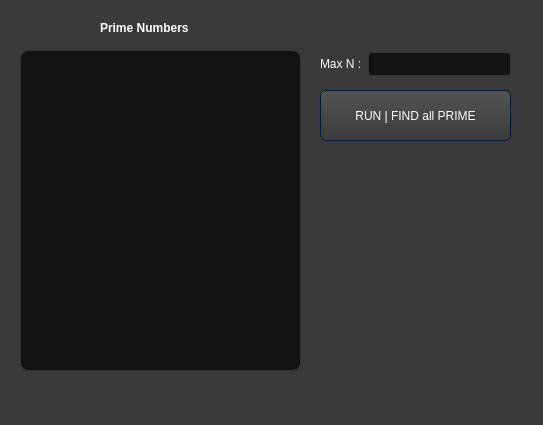
<?xml version="1.0" encoding="UTF-8"?>
<ui version="4.0">
 <class>MainWindow</class>
 <widget class="QMainWindow" name="MainWindow">
  <property name="geometry">
   <rect>
    <x>0</x>
    <y>0</y>
    <width>543</width>
    <height>425</height>
   </rect>
  </property>
  <property name="windowTitle">
   <string>MainWindow</string>
  </property>
  <property name="styleSheet">
   <string notr="true">/*-----QWidget-----*/   
QWidget
{
	background-color: #3a3a3a;
	color: #fff;
	selection-background-color: #b78620;
	selection-color: #000;

}


/*-----QPushButton-----*/
QPushButton
{
	background-color: qlineargradient(spread:repeat, x1:1, y1:0, x2:1, y2:1, stop:0 rgba(84, 84, 84, 255),stop:1 rgba(59, 59, 59, 255));
	color: #ffffff;
	min-width: 80px;
	border-style: solid;
	border-width: 1px;
	border-radius: 6px;
	border-color: #051a39;
	padding: 5px;

}


QPushButton::flat
{
	background-color: transparent;
	border: none;
	color: #fff;

}


QPushButton::disabled
{
	background-color: #404040;
	color: #656565;
	border-color:  rgb(175, 168, 167)    /*#051a39;*/

}


QPushButton::hover
{
	background-color: rgba(183, 134, 32, 20%);
	border: 1px solid #b78620;

}


QPushButton::pressed
{
	background-color: qlineargradient(spread:repeat, x1:1, y1:0, x2:1, y2:1, stop:0 rgba(74, 74, 74, 255),stop:1 rgba(49, 49, 49, 255));
	border: 1px solid #b78620;

}


QPushButton::checked
{
	background-color: qlineargradient(spread:repeat, x1:1, y1:0, x2:1, y2:1, stop:0 rgba(74, 74, 74, 255),stop:1 rgba(49, 49, 49, 255));
	border: 1px solid #222;

}


/*-----QPlainTExtEdit-----*/
QPlainTextEdit
{
	background-color: #131313;
	color : #eee;
	border: 1px solid #343434;
	border-radius: 8px;
	padding: 3px;
	padding-left: 5px;

}

/*-----QLabel-----*/
QLabel
{
	background-color: transparent;
	color: #fff;

}

/*-----QLineEdit-----*/
QLineEdit
{
	
	selection-background-color: darkgray;
	background-color: #131313;
	color : #eee;
	border: 1px solid #343434;
	border-radius: 4px;
	padding: 3px;
	padding-left: 5px;

}


QLineEdit:read-only
{
	background-color: rgb(47, 49, 49);
	color : #eee;

}


/*-----QCheckBox-----*/
QCheckBox
{
	background-color: transparent;
    color: lightgray;
	border: none;

}

QCheckBox::indicator:unchecked:hover
{
	border: 1px solid #b78620; 
	border-radius: 5px;

}


QCheckBox::disabled
{
	color: #656565;

}


QCheckBox::indicator:disabled
{
	background-color: #656565;
	color: #656565;
    border: 1px solid #656565;

}

/*-----QComboBox-----*/
QComboBox
{
    background-color: qlineargradient(spread:repeat, x1:1, y1:0, x2:1, y2:1, stop:0 rgba(84, 84, 84, 255),stop:1 rgba(59, 59, 59, 255));
    border: 1px solid #000;
    padding-left: 6px;
    color: #ffffff;
    height: 20px;

}


QComboBox::disabled
{
	background-color: #404040;
	color: #656565;
	border-color: #051a39;

}


QComboBox:on
{
    background-color: #b78620;
	color: #000;

}


QComboBox QAbstractItemView
{
    background-color: #383838;
    color: #ffffff;
    border: 1px solid black;
    selection-background-color: #b78620;
    outline: 0;

}


QComboBox::drop-down
{
	background-color: qlineargradient(spread:repeat, x1:1, y1:0, x2:1, y2:1, stop:0 rgba(57, 57, 57, 255),stop:1 rgba(50, 50, 50, 255));
    subcontrol-origin: padding;
    subcontrol-position: top right;
    width: 15px;
    border-left-width: 1px;
    border-left-color: black;
    border-left-style: solid; 

}


QComboBox::down-arrow
{
    image: url(://arrow-down.png);
    width: 8px;
    height: 8px;
}


</string>
  </property>
  <widget class="QWidget" name="centralwidget">
   <widget class="QPlainTextEdit" name="PrimeNumsText">
    <property name="geometry">
     <rect>
      <x>20</x>
      <y>50</y>
      <width>281</width>
      <height>321</height>
     </rect>
    </property>
    <property name="readOnly">
     <bool>true</bool>
    </property>
   </widget>
   <widget class="QLabel" name="label_2">
    <property name="geometry">
     <rect>
      <x>100</x>
      <y>20</y>
      <width>121</width>
      <height>16</height>
     </rect>
    </property>
    <property name="font">
     <font>
      <weight>75</weight>
      <bold>true</bold>
     </font>
    </property>
    <property name="text">
     <string>Prime Numbers</string>
    </property>
   </widget>
   <widget class="QPushButton" name="findNumsButton">
    <property name="geometry">
     <rect>
      <x>320</x>
      <y>90</y>
      <width>191</width>
      <height>51</height>
     </rect>
    </property>
    <property name="text">
     <string>RUN | FIND all PRIME</string>
    </property>
   </widget>
   <widget class="QWidget" name="">
    <property name="geometry">
     <rect>
      <x>320</x>
      <y>50</y>
      <width>191</width>
      <height>28</height>
     </rect>
    </property>
    <layout class="QHBoxLayout" name="horizontalLayout">
     <item>
      <widget class="QLabel" name="label">
       <property name="text">
        <string>Max N :</string>
       </property>
      </widget>
     </item>
     <item>
      <widget class="QLineEdit" name="NlineEdit"/>
     </item>
    </layout>
   </widget>
  </widget>
  <widget class="QMenuBar" name="menubar">
   <property name="geometry">
    <rect>
     <x>0</x>
     <y>0</y>
     <width>543</width>
     <height>22</height>
    </rect>
   </property>
  </widget>
  <widget class="QStatusBar" name="statusbar"/>
 </widget>
 <resources/>
 <connections/>
</ui>
